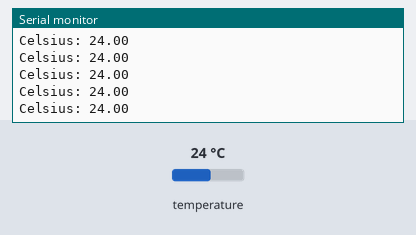
Bench run of a sketch on a simulated Arduino Uno, built with avr-gcc and run on an emulated ATmega328P. On the bench: the last lines printed to the serial monitor. Wiring (inferred from the names in the program): TMP102 temperature sensor at I2C address 0x48. Inputs (shaded band) come from the test bench; at power-on: temperature 24 °C.

Above: at 1.2 s.
1.3 s: temperature set to 12 °C
At 1.56 s:
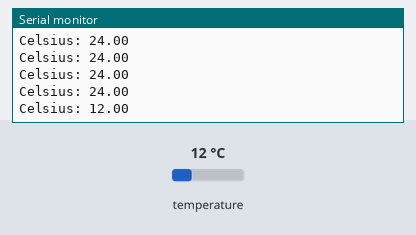
2.8 s: temperature set to 19 °C
At 2.97 s:
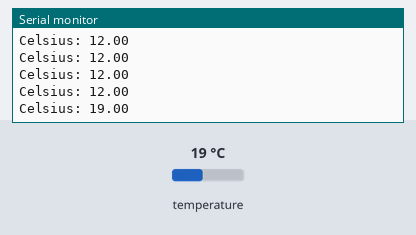
Timing chart, 0 to 5.8 s (numbered marks = the images above; inputs shaded):
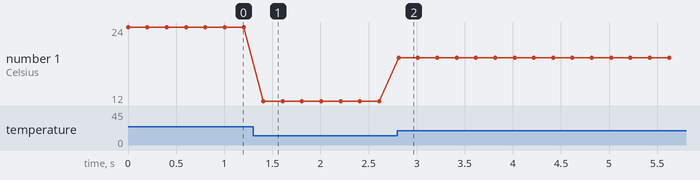

Measured:
- after the input at 1.3 s, the serial monitor: prints a new line after 0.11 s (image 1)
- after the input at 2.8 s, the serial monitor: prints a new line at once (image 2)
- plotted number 1: 24 → 12 after the input at 1.3 s, 12 → 19 after the input at 2.8 s

The sketch:

06.MeasuringTemperature.ino
```cpp
#include <Wire.h>

int tmp102Address = 0x48;

void setup() {
  Serial.begin(9600);
  Wire.begin();
}

void loop() {
  float celsius = getTemperature();
  Serial.print("Celsius: ");
  Serial.println(celsius);

  //just here to slow down the output
  delay(200);
}

float getTemperature() {
  Wire.requestFrom(tmp102Address, 2);

  byte MSB = Wire.read();
  byte LSB = Wire.read();

  // it's a 12 bit int, using two's compliment for negative
  int TemperatureSum = ((MSB << 8) | LSB) >> 4;
  float celsius = TemperatureSum*0.0625;

  return celsius;
}
```
